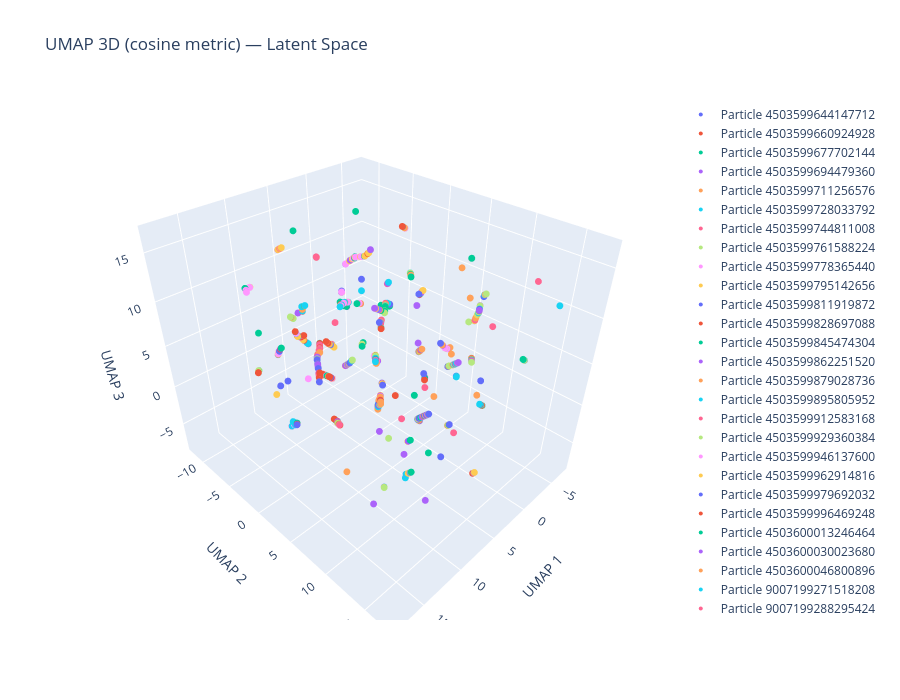

The cell this chart's notebook holds for it:
### Code cell
# === 3D UMAP (cosine metric, interactive plotly) ===
from umap import UMAP

umap_3d = UMAP(n_components=3, metric='euclidean', n_neighbors=3, min_dist=0.01, random_state=42)
emb_umap_3d = umap_3d.fit_transform(emb_np)

fig = go.Figure()
for pid in unique_pids:
    mask = particle_ids == pid
    fig.add_trace(go.Scatter3d(
        x=emb_umap_3d[mask, 0], y=emb_umap_3d[mask, 1], z=emb_umap_3d[mask, 2],
        mode='markers',
        marker=dict(size=4),
        name=f'Particle {pid}',
    ))

fig.update_layout(
    title='UMAP 3D (cosine metric) — Latent Space',
    scene=dict(xaxis_title='UMAP 1', yaxis_title='UMAP 2', zaxis_title='UMAP 3'),
    width=900, height=700,
)
fig.show()
